Frame 1 (no input): blank canvas, image omitted
Frame 60 (no input): blank canvas, image omitted
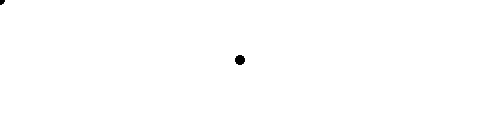
Frame 120 (the mouse pressed at the canvas centre since frame 60)

The p5.js sketch whose frames 1 and 60 were blank and that drew this single picture after the mouse press (run headless with seeded random() and noise() and a simulated clock; from frame 60 on, the mouse is pressed at the canvas centre):

// p5.js sketch
// ── sketch.js
function setup() {
  createCanvas(480, 120);
  fill(0,102);
  noStroke();
}

function draw() {
//Si se deja el background, en cada redibujo aparece otra vez y no se ve el trazo del mouse. 
//background(220);
ellipse(mouseX,mouseY,9,9);
}
